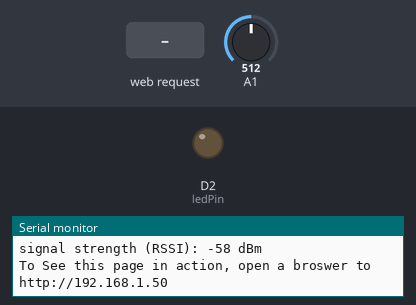
The sketch below on a simulated Arduino MKR. On the bench: output pins drawn as LEDs (lit = HIGH), the last lines printed to the serial monitor. The inputs (shaded band) are chosen by the test bench; at power-on: A1 = 512. WiFi joins after 1.5 s; servers stay silent unless stated.

Above: at 12.7 s.
12.8 s: HTTP request GET /H received
At 13.3 s:
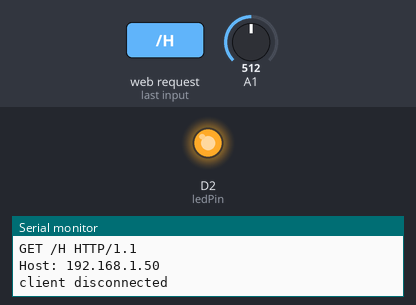
14.3 s: HTTP request GET /L received
At 15.7 s:
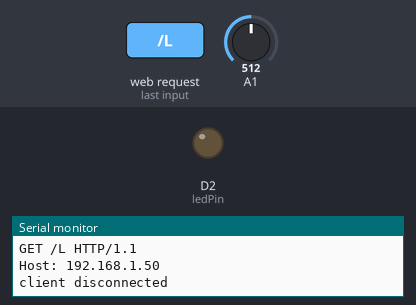
Timing chart, 0 to 17.3 s (numbered marks = the images above; inputs shaded):
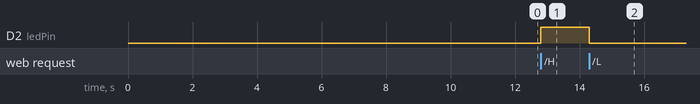

Measured:
- after the input at 12.8 s, D2 (ledPin): LOW → HIGH at once
- after the input at 14.3 s, D2 (ledPin): HIGH → LOW at once

The sketch:

Aurduino_LED.ino
```cpp
#include <WiFiNINA.h>

char ssid[] ="";
char pass[] ="";
int keyIndex = 0;
int status = WL_IDLE_STATUS;
WiFiServer server(80);

WiFiClient client = server.available();

int ledPin = 2;

void setup() {
  // put your setup code here, to run once:
  Serial.begin(9600);
  pinMode(ledPin,OUTPUT);
  while(!Serial);

  enable_WiFi();
  connect_WiFi();

  server.begin();
  printWifiStatus();
}

void loop() {
  // put your main code here, to run repeatedly:
  client = server.available();
  if(client)
  {
    printWEB();
  }
}

void printWifiStatus()
{
  // print the SSID of the network you're attached to
  Serial.print ("SSID: ");
  Serial.println(WiFi.SSID());

  // Print your board's IP address
  IPAddress ip = WiFi.localIP();
  Serial.print("IP Address: ");
  Serial.println(ip);

  // Print the received signal strength
  long rssi = WiFi.RSSI();
  Serial.print("signal strength (RSSI): ");
  Serial.print(rssi);
  Serial.println(" dBm");

  Serial.print("To See this page in action, open a broswer to http://");
  Serial.println(ip);
}

void enable_WiFi()
{
  Serial.println("Enabling WIFI");
  // check for WiFi module:
  if(WiFi.status() == WL_NO_MODULE)
  {
    Serial.println("Communication with WiFi Module Failed");
    while (true);
  }

  String fv = WiFi.firmwareVersion();
  if (fv < "1.0.0")
  {
    Serial.println("Please upgrade the firmware");
  }
}

void connect_WiFi()
{
  while (status != WL_CONNECTED)
  {
    Serial.print("Attempting to connect to SSID: ");
    Serial.print(ssid);
    Serial.println();

    status = WiFi.begin(ssid,pass);

    // wait 10 seconds for connection
    delay(10000);
  }
}

void printWEB()
{
  if(client)
  {
    Serial.println("new client");
    String currentLine = "";
    while (client.connected())
    {
      if (client.available())
      {
        char c = client.read();
        Serial.write(c);
        if(c == '\n')
        {
          if (currentLine.length() == 0)
          {
            client.println("HTTP/1.1 200 OK") ;
            client.println("Content-type:text/html");
            client.println();

            client.print("Click <a href=\"/H\">here</a> turn the LED on <br>");
            client.print("Click <a href=\"/L\">here</a> turn the LED off<br><br>");

            int randomReading = analogRead(A1);
            client.print("Random reading from analog pin:");
            client.print(randomReading);

            client.println();
            break;
          }
          else
          {
            currentLine = "";
          }
        }
        else if (c != '\r')
        {
          currentLine += c;
        }
        if (currentLine.endsWith("GET /H"))
        {
          digitalWrite(ledPin,HIGH);
        }
        if (currentLine.endsWith("GET /L"))
        {
          digitalWrite(ledPin,LOW);
        }
      }
    }
    client.stop();
    Serial.println("client disconnected");
  }
}
```
